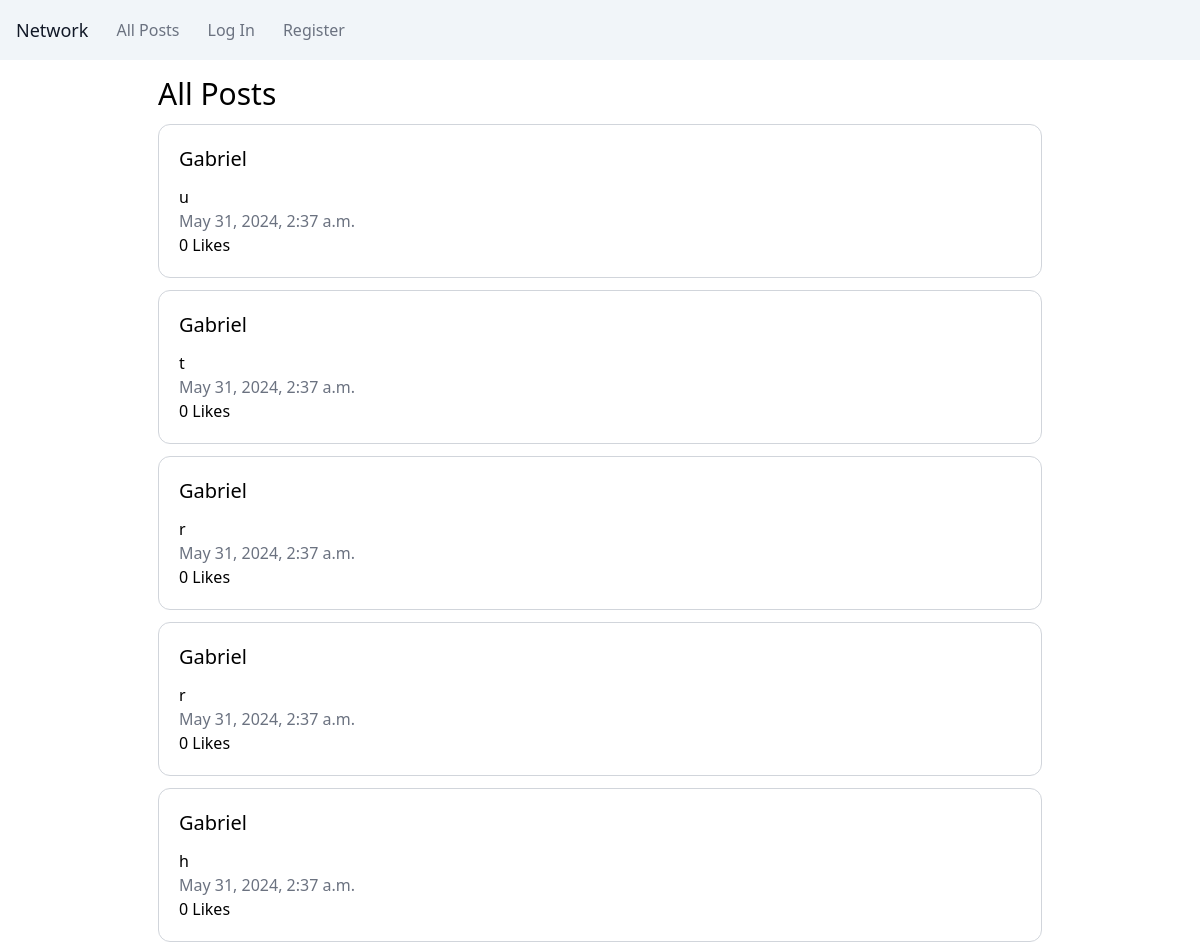
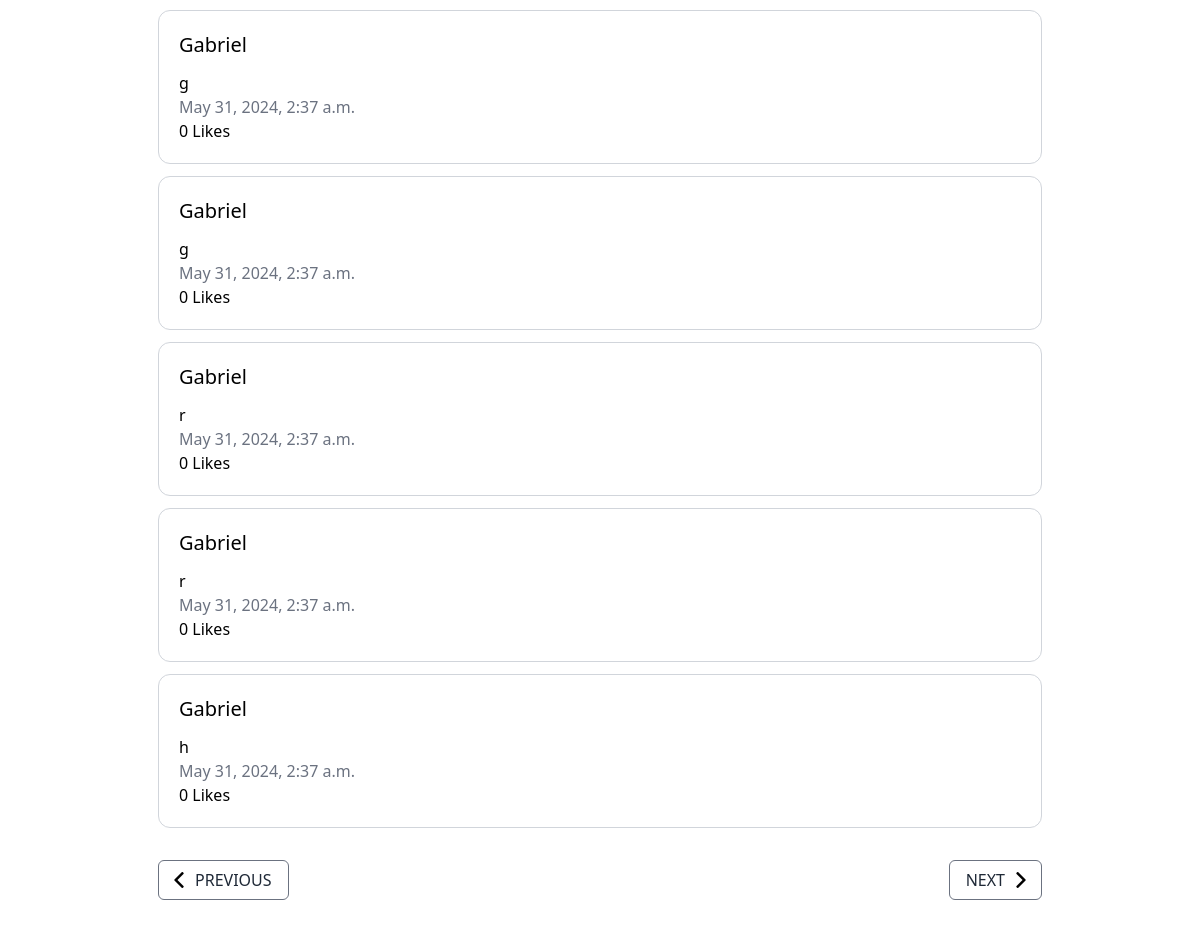
Page /?page=2 on the earlier database version (2 pictures, top to bottom).
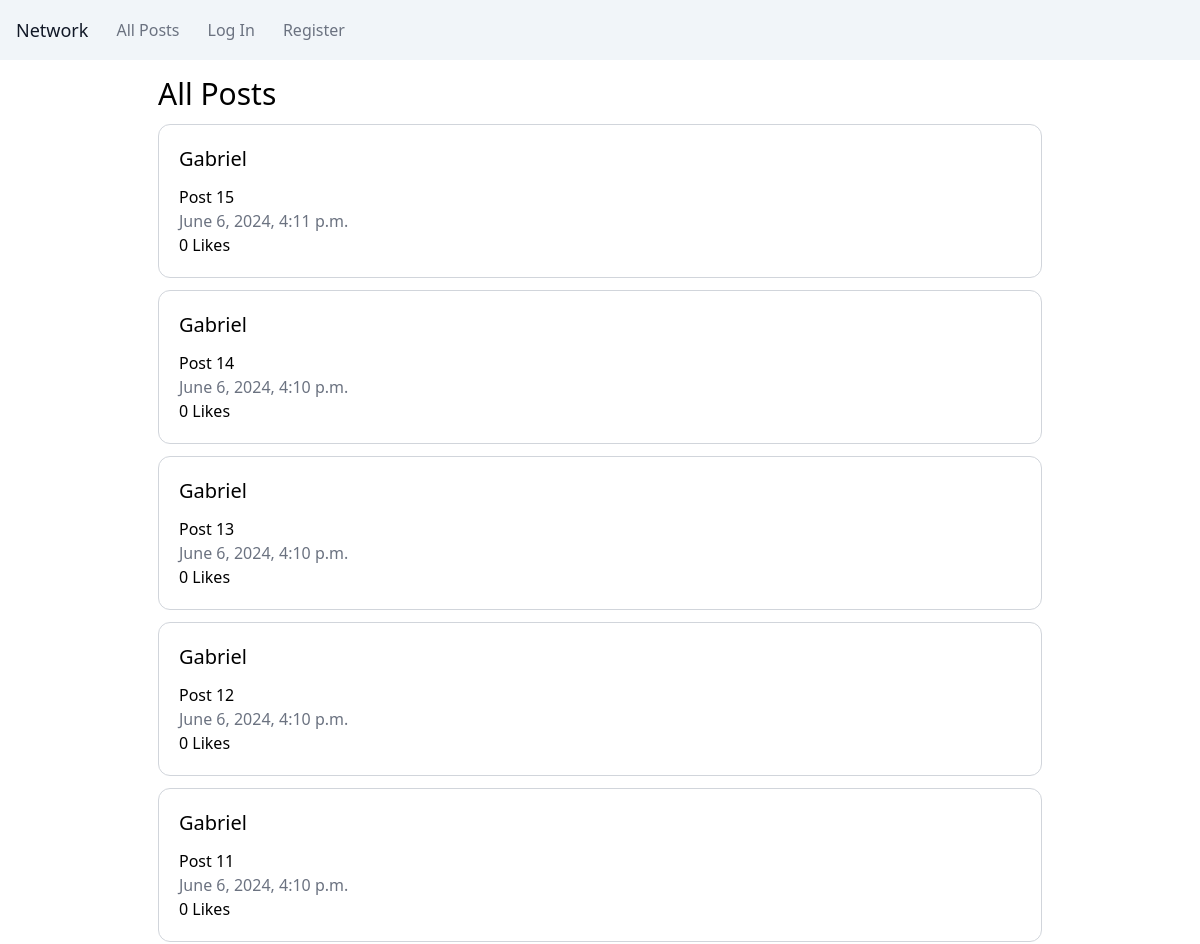
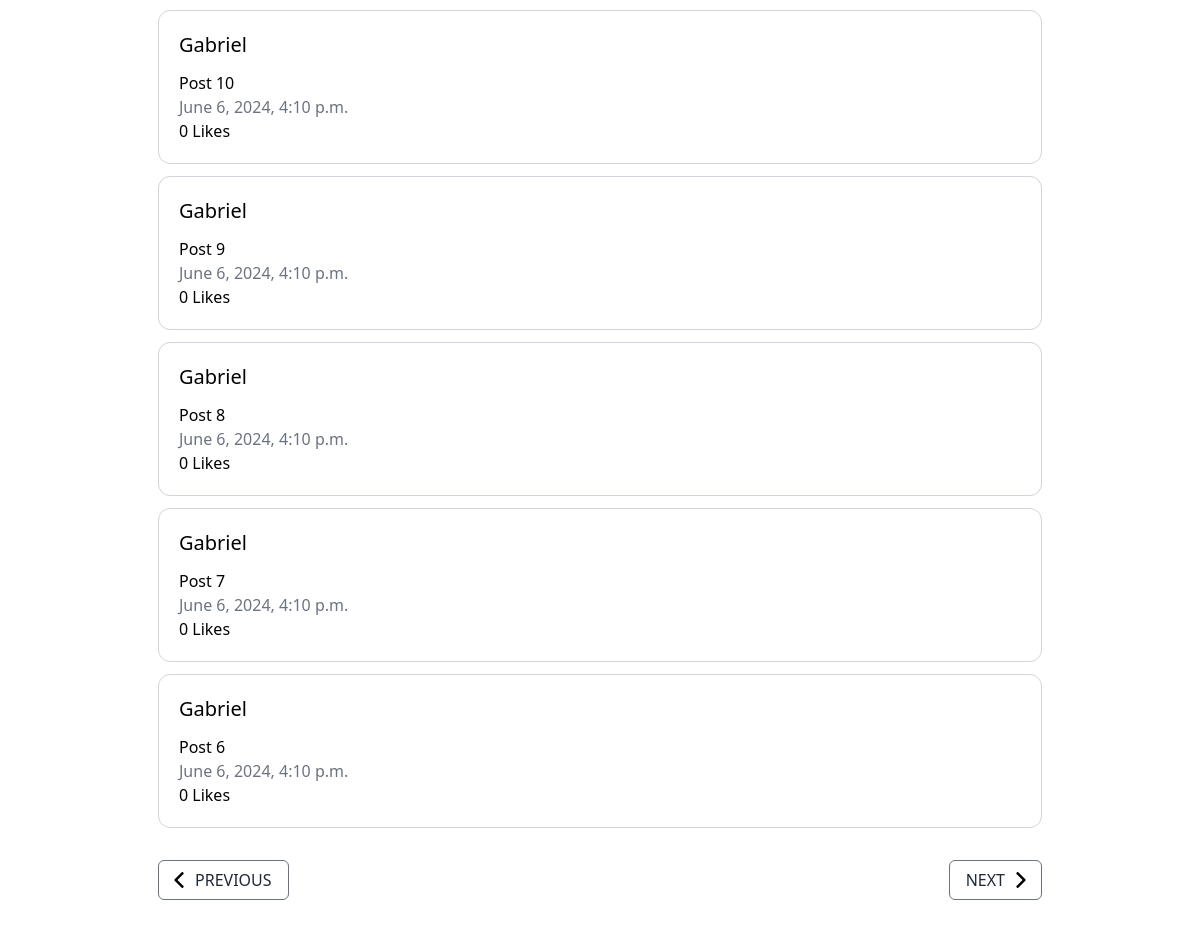
Same page on the later database version (2 pictures, top to bottom).
### network/models.py (models this page shows, shortened)
class Post(models.Model):
    user = models.ForeignKey(User, on_delete=models.CASCADE, related_name="posts")
    content = models.TextField(max_length=300)
    timestamp = models.DateTimeField(auto_now_add=True)

class User(AbstractUser):
    pass

### network/views.py (the view)
# urls.py: path("", views.index, name="index"),
def index(request):
    if request.method == "POST":
        user = request.user
        content = request.POST["post-content"]
        new_post = Post(user=user, content=content)
        new_post.save()
    posts = Post.objects.all().order_by('-timestamp')
    if request.user.is_authenticated:
        for post in posts:
            post.liked = Like.objects.filter(user=request.user, post=post)
    paginator = Paginator(posts, 10) # Show 10 posts per page
    page_number = request.GET.get('page')
    page_obj = paginator.get_page(page_number)
    return render(request, "network/index.html", {
        "page_obj": page_obj
    })

### network/templates/network/index.html (shortened to what this page needs)
{% extends "network/layout.html" %}
{% load static %}
{% block body %}
    <div class="container p-2 w-9/12 m-auto mt-2">
        <h2 class="text-3xl">All Posts</h2>
        <div>
            {% for post in page_obj %}
            <div>
                <div data-id={{ post.id }} class="post d-flex flex-column border border-gray-300 p-5 mt-3
                {% if request.user.is_authenticated %}
                    rounded-t-xl border-b-0
                {% else %}
                    rounded-xl
                {% endif %}
                    ">
                    <a href="{% url "profile" post.user %}"><h4 class="text-xl font-medium mb-3">{{ post.user }}</h4></a>
                    <div class="content">{{ post.content }}</div>
                    <div class="text-gray-500">{{ post.timestamp }}</div>
                    <div id="like-{{ post.id }}">{{ post.post_likes.count }} Likes</div>
                </div>
            </div>
            {% endfor %}
        </div>
        <div class="text-center" aria-label="Pagination">
            <div class="pagination flex justify-between mt-8 mb-16">
                <div class="flex gap-0">
                    {% if page_obj.has_previous %}
                        <a href="?page={{ page_obj.previous_page_number }}" class="pl-3 pr-4 font-medium hover:font-normal text-gray-800 border border-gray-500 rounded-md hover:rounded-md hover:bg-gray-200 transition p-2 flex items-center h-10 gap-2">
                            <img class="w-4 h-4 rotate-180" src="{% static 'network/images/seta.png' %}" alt="left-arrow">
                            PREVIOUS</a>
                    {% endif %}
                </div>
                <div class="flex gap-0">
                    {% if page_obj.has_next %}
                        <a href="?page={{ page_obj.next_page_number }}" class="pl-4 pr-3 font-medium hover:font-normal text-gray-800 border border-gray-500 rounded-md hover:rounded-md hover:bg-gray-200 transition p-2 flex items-center h-10 gap-2">
                            NEXT
                            <img class="w-4 h-4" src="{% static 'network/images/seta.png' %}" alt="right-arrow"></a>
                    {% endif %}
                </div>
            </div>
        </div>
    </div>
{% endblock %}

Differences in the rows shown:
removed Post: user "Gabriel", content "u", timestamp "May 31, 2024, 2:37 a.m.", post_likes.count "0"
removed Post: user "Gabriel", content "t", timestamp "May 31, 2024, 2:37 a.m.", post_likes.count "0"
removed Post: user "Gabriel", content "r", timestamp "May 31, 2024, 2:37 a.m.", post_likes.count "0"
removed Post: user "Gabriel", content "r", timestamp "May 31, 2024, 2:37 a.m.", post_likes.count "0"
removed Post: user "Gabriel", content "h", timestamp "May 31, 2024, 2:37 a.m.", post_likes.count "0"
removed Post: user "Gabriel", content "g", timestamp "May 31, 2024, 2:37 a.m.", post_likes.count "0"
removed Post: user "Gabriel", content "g", timestamp "May 31, 2024, 2:37 a.m.", post_likes.count "0"
removed Post: user "Gabriel", content "r", timestamp "May 31, 2024, 2:37 a.m.", post_likes.count "0"
removed Post: user "Gabriel", content "r", timestamp "May 31, 2024, 2:37 a.m.", post_likes.count "0"
removed Post: user "Gabriel", content "h", timestamp "May 31, 2024, 2:37 a.m.", post_likes.count "0"
added Post: user "Gabriel", content "Post 15", timestamp "June 6, 2024, 4:11 p.m.", post_likes.count "0"
added Post: user "Gabriel", content "Post 14", timestamp "June 6, 2024, 4:10 p.m.", post_likes.count "0"
added Post: user "Gabriel", content "Post 13", timestamp "June 6, 2024, 4:10 p.m.", post_likes.count "0"
added Post: user "Gabriel", content "Post 12", timestamp "June 6, 2024, 4:10 p.m.", post_likes.count "0"
added Post: user "Gabriel", content "Post 11", timestamp "June 6, 2024, 4:10 p.m.", post_likes.count "0"
added Post: user "Gabriel", content "Post 10", timestamp "June 6, 2024, 4:10 p.m.", post_likes.count "0"
added Post: user "Gabriel", content "Post 9", timestamp "June 6, 2024, 4:10 p.m.", post_likes.count "0"
added Post: user "Gabriel", content "Post 8", timestamp "June 6, 2024, 4:10 p.m.", post_likes.count "0"
added Post: user "Gabriel", content "Post 7", timestamp "June 6, 2024, 4:10 p.m.", post_likes.count "0"
added Post: user "Gabriel", content "Post 6", timestamp "June 6, 2024, 4:10 p.m.", post_likes.count "0"
